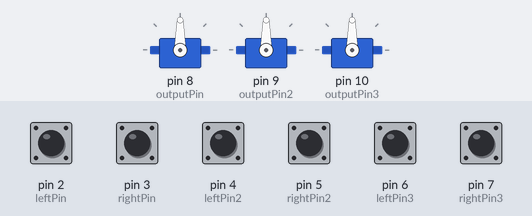
Bench run of a sketch on a simulated Arduino Uno, built with avr-gcc and run on an emulated ATmega328P. Parts: 3 × servo. The test bench sets the inputs (shaded band); at power-on: pin 2 (leftPin), pin 3 (rightPin), pin 4 (leftPin2), pin 5 (rightPin2), pin 6 (leftPin3), pin 7 (rightPin3) LOW.

Above: at 1.2 s.
1.3 s: pin 2 (leftPin) pulled HIGH for 0.15 s
At 2.0 s:
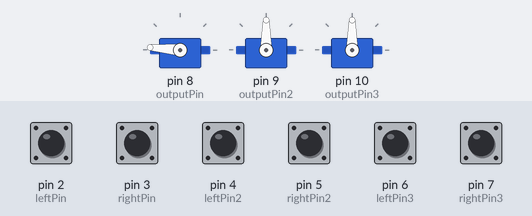
2.9 s: pin 3 (rightPin) pulled HIGH for 0.15 s
At 3.3 s:
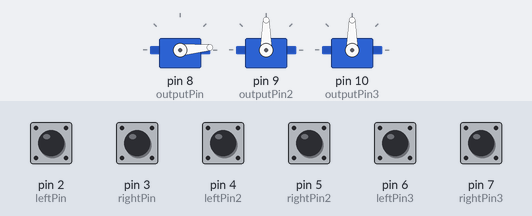
4.5 s: pin 4 (leftPin2) pulled HIGH for 0.15 s
At 5.6 s:
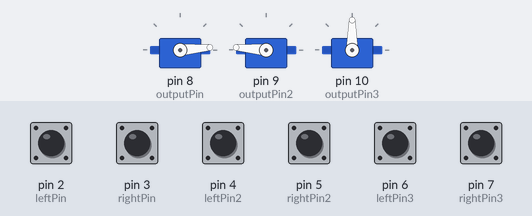
6.1 s: pin 5 (rightPin2) pulled HIGH for 0.15 s
At 7.0 s:
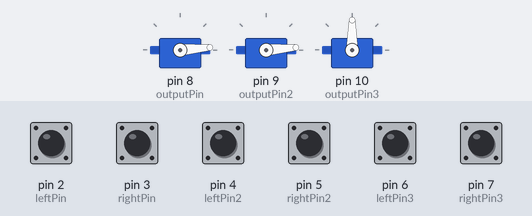
7.7 s: pin 6 (leftPin3) pulled HIGH for 0.15 s
At 8.0 s:
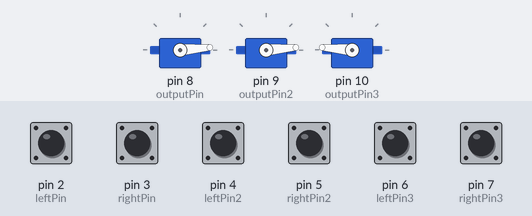
9.3 s: pin 7 (rightPin3) pulled HIGH for 0.15 s
At 10.6 s:
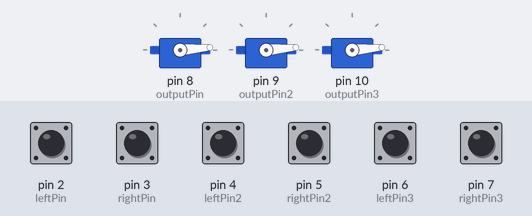
Timing chart, 0 to 11.9 s (numbered marks = the images above; inputs shaded):
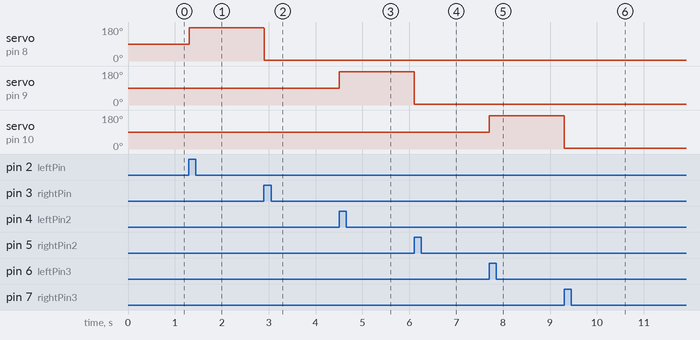

The sketch:

code.ino
```cpp
#include  <Servo.h>

Servo myservo;
Servo myservo2;
Servo myservo3;

int pos = 85;
int pos2 = 85;
int pos3 = 85;

const int maxDeg = 175;
const int minDeg = 5;

const int movement = 2;

const int leftPin = 2;
const int rightPin = 3;

const int leftPin2 = 4;
const int rightPin2 = 5;

const int leftPin3 = 6;
const int rightPin3 = 7;

const int outputPin = 8;
const int outputPin2 = 9;
const int outputPin3 = 10;

int leftPressed = 0;
int rightPressed = 0;

int leftPressed2 = 0;
int rightPressed2 = 0;

int leftPressed3 = 0;
int rightPressed3 = 0;

void setup()
{
myservo.attach(outputPin);
myservo2.attach(outputPin2);
myservo3.attach(outputPin3);

pinMode(leftPin, INPUT);
pinMode(rightPin, INPUT);

pinMode(leftPin2, INPUT);
pinMode(rightPin2, INPUT);

pinMode(leftPin3, INPUT);
pinMode(rightPin3, INPUT);
}

void loop()
{
leftPressed = digitalRead(leftPin);
rightPressed = digitalRead(rightPin);

leftPressed2 = digitalRead(leftPin2);
rightPressed2 = digitalRead(rightPin2);

leftPressed3 = digitalRead(leftPin3);
rightPressed3 = digitalRead(rightPin3);

 if(leftPressed){
   if(pos < maxDeg)
     pos += movement;
     myservo.write(pos);
      }

 if(rightPressed){
   if(pos > minDeg)
      pos -= movement;
      myservo.write(pos);
     }


 if(leftPressed2){
   if(pos2 < maxDeg)
      pos2 += movement;
      myservo2.write(pos2);
   }

 if(rightPressed2){
   if(pos2 > minDeg)
      pos2 -= movement;
      myservo2.write(pos2);
      }
 if(leftPressed3){
   if(pos3 < maxDeg)
      pos3 += movement;
      myservo3.write(pos3);
      }

 if(rightPressed3){
   if(pos3 > minDeg)
      pos3 -= movement;
      myservo3.write(pos3);
      }

}
```

Measured:
- after the input at 1.3 s, servo on pin 8 (outputPin): 90° → 175° at once
- after the input at 2.9 s, servo on pin 8 (outputPin): 175° → 5° at once
- after the input at 4.5 s, servo on pin 9 (outputPin2): 90° → 175° at once
- after the input at 6.1 s, servo on pin 9 (outputPin2): 175° → 5° at once
- after the input at 7.7 s, servo on pin 10 (outputPin3): 90° → 175° at once
- after the input at 9.3 s, servo on pin 10 (outputPin3): 175° → 5° at once
